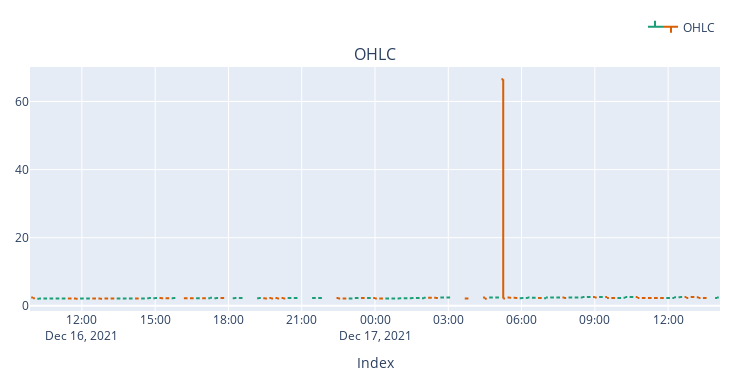

Notebook code cell kept with this figure:
### Code cell
# order_book = order_book_ccxt(ftx,'LUNA-PERP')
from IPython.display import clear_output
# https://corporatefinanceinstitute.com/resources/knowledge/trading-investing/market-depth/
# https://www.investopedia.com/terms/m/marketdepth.asp
count_ = 0 
ex= bf #ftx
ex_name =ex.name
symbols  = 'ZMT/USD'
kwargs=  {'timeframe':'15m','limit':100}

while True:
    # order_book = order_book_ccxt(ex,'BTC/THB')
    order_book = order_book_ccxt(ex,symbols)
    last_price =order_book['bids_price'].iloc[0]
# Plot 
    # order_book = order_book_ccxt(ex,'BTC/THB')
    t = dt.now().strftime('%Y-%m-%d %H:%M:%S')
    size_chart=  (10,4)

    fig = plt.figure(figsize=size_chart)
    plt.title(f"Last update {ex_name }: {symbols} {t} ")
    sns.scatterplot(x='cumvalue_bid',y='diff_bid',data=order_book,label='bids',color='g')#,hue=order_book['diff_ask'])
    sns.scatterplot(x='cumvalue_ask',y='diff_ask',data=order_book,label='asks',color='r')#,hue=order_book['diff_bid'])

    fig.show()
    ############################
    fig3 = plt.figure(figsize=size_chart)
    sns.scatterplot(x='bids_price',y='value_bid',data= order_book,label='bid',color='g')#,hue=order_book['diff_ask'])
    sns.scatterplot(x='asks_price',y='value_ask',data= order_book,label='asks',color='r')#,hue=order_book['diff_bid'])
    plt.title(f"Last update {ex_name }: {symbols} {t} ")
    plt.xlabel('Diff last price')
    plt.ylabel('Values By price')
    fig3.show()
    ######################################

    fig4, ax = plt.subplots(figsize=size_chart)
    ax.set_title(f"Last update {ex_name }: {symbols} {t} ")
    sns.ecdfplot(x="bids_price", weights="value_bid", stat="count", complementary=True, data=order_book, ax=ax,color='g',alpha=0.5)
    sns.scatterplot(x="bids_price", y="value_bid", data=order_book, ax=ax,color='g',alpha=0.5,label='bid')
    # sns.scatterplot(x="price", y="value", hue="side", data=order_book, ax=ax)
    sns.ecdfplot(x="asks_price", weights="value_ask", stat="count", data=order_book, ax=ax,color='r',alpha=0.5)
    sns.scatterplot(x="asks_price", y="value_ask", data=order_book, ax=ax,color='r',alpha=0.5,label='asks')
    ax.set_xlabel("Price")
    ax.set_ylabel("Cumulative Values")
    # plt.vlines(order_book['bids_price'].iloc[0],ymin=order_book['bids_price'].min(),ymax=order_book['bids_price'].max())
    ax.axvline(x=order_book['bids_price'].iloc[0],**{'ls':'--','alpha':0.5,'label':'last_bid'}) #linestyles  ='dashed',label ='last_price'
    plt.text(last_price, order_book['cumvalue_bid'].iloc[-30], f'{last_price}', ha='center', va='center',rotation='horizontal', backgroundcolor='white') # verticle ,horizontal

    plt.show()
    display(order_book.head(10))

    print("#"*50)
    df =get_data(ex,symbols,**kwargs) # .reset_index()

    df.vbt.ohlcv.plots(settings=dict(plot_type='OHLC')).show()


    time.sleep(10)
    clear_output(wait=True)   

#     if count_ >=2 :
        
#         clear_output(wait=True)   
#         count_=0

### Figure 1 — Plotly figure (JSON) as saved in the notebook; plotly's stock layout.template omitted (floating-point values rounded to 4 significant figures)
{"data": [{"close": [2.2, 2.115, 2.146, 2.153, 2.141, 2.148, 2.13, 2.051, 2.128, 2.135, 2.129, 2.056, 2.132, 2.125, 2.131, 2.148, 2.151, 2.15, 2.16, 2.294, 2.294, 2.217, 2.217, 2.293, 2.186, 2.199, 2.205, 2.182, 2.33, 2.288, 2.28, 2.288, 2.288, 2.288, 2.148, 2.161, 2.166, 2.168, 2.288, 2.288, 2.288, 2.288, 2.155, 2.141, 2.163, 2.285, 2.275, 2.275, 2.168, 2.135, 2.133, 2.138, 2.203, 2.22, 2.276, 2.276, 2.35, 2.349, 2.259, 2.423, 2.423, 2.173, 2.052, 2.43, 2.43, 2.115, 2.368, 2.29, 2.263, 2.4, 2.391, 2.254, 2.432, 2.45, 2.45, 2.25, 2.45, 2.45, 2.6, 2.6, 2.45, 2.6, 2.26, 2.26, 2.286, 2.593, 2.578, 2.31, 2.26, 2.26, 2.26, 2.26, 2.26, 2.469, 2.543, 2.272, 2.543, 2.266, 2.26, 2.44], "decreasing": {"line": {"color": "#d95f02"}}, "high": [2.4, 2.197, 2.146, 2.153, 2.141, 2.15, 2.151, 2.249, 2.128, 2.135, 2.135, 2.155, 2.145, 2.129, 2.136, 2.152, 2.153, 2.151, 2.248, 2.294, 2.294, 2.294, 2.293, 2.293, 2.19, 2.204, 2.252, 2.325, 2.33, 2.288, 2.28, 2.288, 2.288, 2.288, 2.212, 2.288, 2.288, 2.288, 2.288, 2.288, 2.288, 2.288, 2.288, 2.285, 2.181, 2.285, 2.275, 2.275, 2.275, 2.275, 2.203, 2.138, 2.203, 2.22, 2.276, 2.276, 2.35, 2.35, 2.421, 2.423, 2.423, 2.173, 2.43, 2.43, 2.43, 66.54, 2.45, 2.45, 2.45, 2.432, 2.416, 2.432, 2.432, 2.45, 2.45, 2.45, 2.45, 2.45, 2.6, 2.6, 2.6, 2.6, 2.6, 2.4, 2.286, 2.593, 2.59, 2.575, 2.31, 2.283, 2.424, 2.26, 2.56, 2.549, 2.543, 2.572, 2.55, 2.565, 2.5, 2.45], "increasing": {"line": {"color": "#1b9e76"}}, "legendgroup": "0", "low": [2.2, 2.053, 2.146, 2.153, 2.138, 2.14, 2.05, 2.05, 2.12, 2.122, 2.129, 2.056, 2.132, 2.124, 2.056, 2.131, 2.141, 2.15, 2.07, 2.161, 2.2, 2.213, 2.217, 2.189, 2.182, 2.182, 2.185, 2.182, 2.182, 2.183, 2.28, 2.2, 2.288, 2.152, 2.06, 2.161, 2.166, 2.168, 2.169, 2.288, 2.285, 2.288, 2.05, 2.05, 2.155, 2.284, 2.275, 2.271, 2.05, 2.05, 2.123, 2.131, 2.138, 2.203, 2.192, 2.146, 2.062, 2.172, 2.207, 2.401, 2.423, 2.173, 2.05, 2.399, 2.425, 2.11, 2.141, 2.155, 2.172, 2.15, 2.26, 2.2, 2.247, 2.432, 2.25, 2.25, 2.25, 2.45, 2.45, 2.6, 2.45, 2.6, 2.26, 2.26, 2.26, 2.268, 2.27, 2.31, 2.26, 2.26, 2.22, 2.26, 2.26, 2.26, 2.508, 2.27, 2.543, 2.26, 2.26, 2.15], "name": "OHLC", "open": [2.4, 2.053, 2.146, 2.153, 2.138, 2.14, 2.148, 2.129, 2.124, 2.128, 2.135, 2.126, 2.145, 2.127, 2.125, 2.131, 2.148, 2.151, 2.15, 2.245, 2.218, 2.294, 2.218, 2.217, 2.19, 2.204, 2.199, 2.205, 2.182, 2.183, 2.28, 2.22, 2.288, 2.22, 2.212, 2.288, 2.288, 2.288, 2.288, 2.288, 2.285, 2.288, 2.288, 2.149, 2.155, 2.284, 2.275, 2.271, 2.275, 2.153, 2.129, 2.131, 2.138, 2.203, 2.192, 2.276, 2.206, 2.35, 2.349, 2.401, 2.423, 2.173, 2.423, 2.399, 2.43, 66.54, 2.41, 2.368, 2.222, 2.263, 2.388, 2.307, 2.247, 2.432, 2.45, 2.45, 2.45, 2.45, 2.45, 2.6, 2.6, 2.6, 2.6, 2.26, 2.284, 2.37, 2.568, 2.575, 2.31, 2.26, 2.26, 2.26, 2.26, 2.261, 2.51, 2.542, 2.55, 2.54, 2.266, 2.26], "type": "ohlc", "uid": "fb20c2b5-be7b-4377-ad68-01140d5f2b56", "x": ["2021-12-16T10:00:00+00:00", "2021-12-16T10:15:00+00:00", "2021-12-16T10:30:00+00:00", "2021-12-16T10:45:00+00:00", "2021-12-16T11:00:00+00:00", "2021-12-16T11:15:00+00:00", "2021-12-16T11:30:00+00:00", "2021-12-16T11:45:00+00:00", "2021-12-16T12:00:00+00:00", "2021-12-16T12:15:00+00:00", "2021-12-16T12:30:00+00:00", "2021-12-16T12:45:00+00:00", "2021-12-16T13:00:00+00:00", "2021-12-16T13:15:00+00:00", "2021-12-16T13:30:00+00:00", "2021-12-16T13:45:00+00:00", "2021-12-16T14:00:00+00:00", "2021-12-16T14:15:00+00:00", "2021-12-16T14:30:00+00:00", "2021-12-16T14:45:00+00:00", "2021-12-16T15:00:00+00:00", "2021-12-16T15:15:00+00:00", "2021-12-16T15:30:00+00:00", "2021-12-16T15:45:00+00:00", "2021-12-16T16:15:00+00:00", "2021-12-16T16:30:00+00:00", "2021-12-16T16:45:00+00:00", "2021-12-16T17:00:00+00:00", "2021-12-16T17:15:00+00:00", "2021-12-16T17:30:00+00:00", "2021-12-16T17:45:00+00:00", "2021-12-16T18:15:00+00:00", "2021-12-16T18:30:00+00:00", "2021-12-16T19:15:00+00:00", "2021-12-16T19:30:00+00:00", "2021-12-16T19:45:00+00:00", "2021-12-16T20:00:00+00:00", "2021-12-16T20:15:00+00:00", "2021-12-16T20:30:00+00:00", "2021-12-16T20:45:00+00:00", "2021-12-16T21:30:00+00:00", "2021-12-16T21:45:00+00:00", "2021-12-16T22:30:00+00:00", "2021-12-16T22:45:00+00:00", "2021-12-16T23:00:00+00:00", "2021-12-16T23:15:00+00:00", "2021-12-16T23:30:00+00:00", "2021-12-16T23:45:00+00:00", "2021-12-17T00:00:00+00:00", "2021-12-17T00:15:00+00:00", "2021-12-17T00:30:00+00:00", "2021-12-17T00:45:00+00:00", "2021-12-17T01:00:00+00:00", "2021-12-17T01:15:00+00:00", "2021-12-17T01:30:00+00:00", "2021-12-17T01:45:00+00:00", "2021-12-17T02:00:00+00:00", "2021-12-17T02:15:00+00:00", "2021-12-17T02:30:00+00:00", "2021-12-17T02:45:00+00:00", "2021-12-17T03:00:00+00:00", "2021-12-17T03:45:00+00:00", "2021-12-17T04:30:00+00:00", "2021-12-17T04:45:00+00:00", "2021-12-17T05:00:00+00:00", "2021-12-17T05:15:00+00:00", "2021-12-17T05:30:00+00:00", "2021-12-17T05:45:00+00:00", "2021-12-17T06:00:00+00:00", "2021-12-17T06:15:00+00:00", "2021-12-17T06:30:00+00:00", "2021-12-17T06:45:00+00:00", "2021-12-17T07:00:00+00:00", "2021-12-17T07:15:00+00:00", "2021-12-17T07:30:00+00:00", "2021-12-17T07:45:00+00:00", "2021-12-17T08:00:00+00:00", "2021-12-17T08:15:00+00:00", "2021-12-17T08:30:00+00:00", "2021-12-17T08:45:00+00:00", "2021-12-17T09:00:00+00:00", "2021-12-17T09:15:00+00:00", "2021-12-17T09:30:00+00:00", "2021-12-17T09:45:00+00:00", "2021-12-17T10:00:00+00:00", "2021-12-17T10:15:00+00:00", "2021-12-17T10:30:00+00:00", "2021-12-17T10:45:00+00:00", "2021-12-17T11:00:00+00:00", "2021-12-17T11:15:00+00:00", "2021-12-17T11:30:00+00:00", "2021-12-17T11:45:00+00:00", "2021-12-17T12:00:00+00:00", "2021-12-17T12:15:00+00:00", "2021-12-17T12:30:00+00:00", "2021-12-17T12:45:00+00:00", "2021-12-17T13:00:00+00:00", "2021-12-17T13:15:00+00:00", "2021-12-17T13:30:00+00:00", "2021-12-17T14:00:00+00:00"]}], "layout": {"annotations": [{"font": {"size": 16}, "showarrow": false, "text": "OHLC", "x": 0.5, "xanchor": "center", "xref": "paper", "y": 1, "yanchor": "bottom", "yref": "paper"}], "height": 380, "legend": {"orientation": "h", "traceorder": "normal", "x": 1, "xanchor": "right", "y": 1.105, "yanchor": "bottom"}, "margin": {"b": 30, "l": 30, "r": 30, "t": 30}, "showlegend": true, "width": 750, "xaxis": {"anchor": "y", "autorange": true, "domain": [0, 1], "range": ["2021-12-16 09:52:30", "2021-12-17 14:07:30"], "rangeslider": {"visible": false, "yaxis": {}}, "showgrid": true, "title": {"text": "Index"}, "type": "date"}, "yaxis": {"anchor": "x", "autorange": true, "domain": [0, 1], "range": [-1.533, 70.12], "showgrid": true}}}
